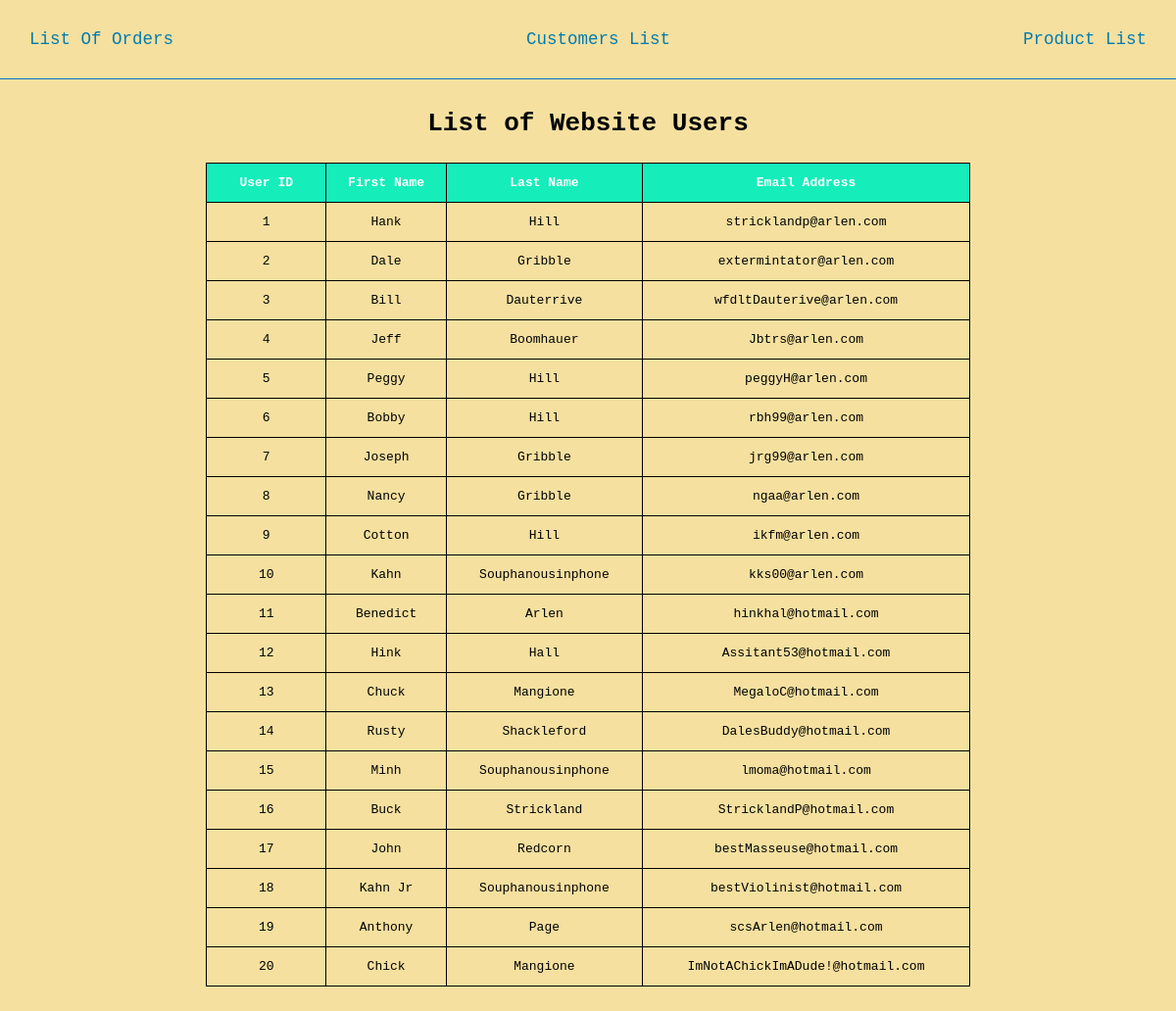
Page /week11/homework/list_users.php on the committed database.
### tables this page shows
CREATE TABLE `users_tbl` (
  `id` int unsigned NOT NULL AUTO_INCREMENT,
  `first_name` varchar(30) NOT NULL,
  `last_name` varchar(30) NOT NULL,
  `role` varchar(30) NOT NULL DEFAULT 'customer',
  `email` varchar(50) DEFAULT NULL,
  `password` varchar(255) DEFAULT NULL,
  `created_date` timestamp NULL DEFAULT CURRENT_TIMESTAMP,
  `updated_date` timestamp NULL DEFAULT CURRENT_TIMESTAMP ON UPDATE CURRENT_TIMESTAMP,
  PRIMARY KEY (`id`)
);

### week11/homework/list_users.php (the view, shortened to what this page needs)
<!DOCTYPE html>
<html>
<head>
</head>
<body>
    <?php include '../includes/header.php'; ?>
    <?php
    echo "<h1>List of Website Users</h1>";
    $query = "SELECT * FROM users_tbl";
    $result = mysqli_query($connection, $query);
    echo "<table><thead><td class='center'>User ID</td><td>First Name</td><td>Last Name</td><td>Email Address</td></thead>";
    while ($row = mysqli_fetch_assoc($result)) {
        echo "<tr><td class='center'>" . $row['id'] . "</td><td>" . $row['first_name'] . "</td><td>" . $row['last_name'] . "</td><td>" . $row['email'] . "</td></tr>";
    }
    echo "</table>";
    ?>
</body>
</html>

### week11/homework/list_users.php (style rules this page uses)
* { margin: 0; padding: 0; box-sizing: border-box; }
body { background-color: rgb(245, 224, 159); font-family: monospace; }
h1, h2 { text-align: center; }
table { margin: 25px 0; margin-left: auto; margin-right: auto; width: 65%; overflow: hidden; }
table, th, td { border: 1px solid #000; border-collapse: collapse; text-align: center; }
td { width: 100px; }
td, th { padding: 12px 15px; }
thead { font-weight: bold; background-color: rgb(21, 237, 187); }
.center { text-align: center; }

### rows in the picture
users_tbl: id "1", first_name "Hank", last_name "Hill", email "stricklandp@arlen.com"
users_tbl: id "2", first_name "Dale", last_name "Gribble", email "extermintator@arlen.com"
users_tbl: id "3", first_name "Bill", last_name "Dauterrive", email "wfdltDauterive@arlen.com"
users_tbl: id "4", first_name "Jeff", last_name "Boomhauer", email "Jbtrs@arlen.com"
users_tbl: id "5", first_name "Peggy", last_name "Hill", email "peggyH@arlen.com"
users_tbl: id "6", first_name "Bobby", last_name "Hill", email "rbh99@arlen.com"
users_tbl: id "7", first_name "Joseph", last_name "Gribble", email "jrg99@arlen.com"
users_tbl: id "8", first_name "Nancy", last_name "Gribble", email "ngaa@arlen.com"
users_tbl: id "9", first_name "Cotton", last_name "Hill", email "ikfm@arlen.com"
users_tbl: id "10", first_name "Kahn", last_name "Souphanousinphone", email "kks00@arlen.com"
users_tbl: id "11", first_name "Benedict", last_name "Arlen", email "hinkhal@hotmail.com"
users_tbl: id "12", first_name "Hink", last_name "Hall", email "Assitant53@hotmail.com"
users_tbl: id "13", first_name "Chuck", last_name "Mangione", email "MegaloC@hotmail.com"
users_tbl: id "14", first_name "Rusty", last_name "Shackleford", email "DalesBuddy@hotmail.com"
users_tbl: id "15", first_name "Minh", last_name "Souphanousinphone", email "lmoma@hotmail.com"
users_tbl: id "16", first_name "Buck", last_name "Strickland", email "StricklandP@hotmail.com"
users_tbl: id "17", first_name "John", last_name "Redcorn", email "bestMasseuse@hotmail.com"
users_tbl: id "18", first_name "Kahn Jr", last_name "Souphanousinphone", email "bestViolinist@hotmail.com"
users_tbl: id "19", first_name "Anthony", last_name "Page", email "scsArlen@hotmail.com"
users_tbl: id "20", first_name "Chick", last_name "Mangione", email "ImNotAChickImADude!@hotmail.com"
